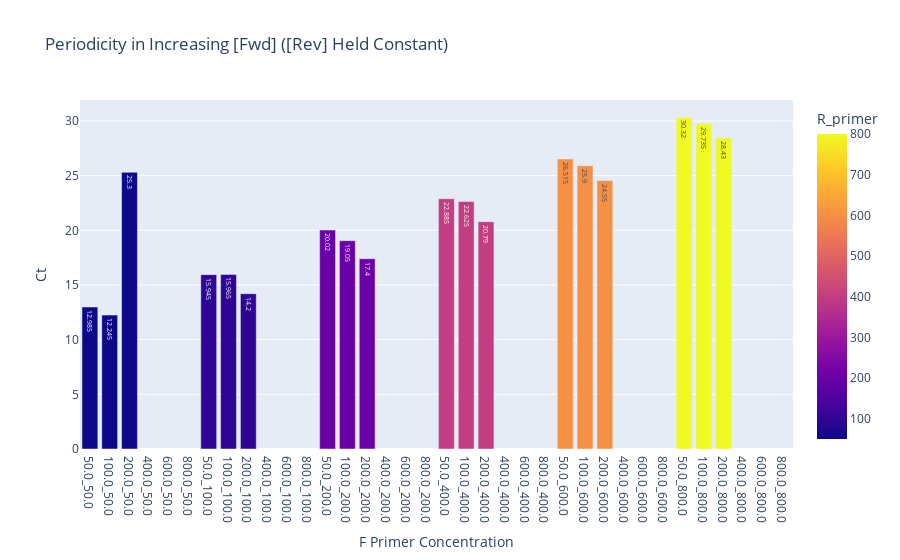
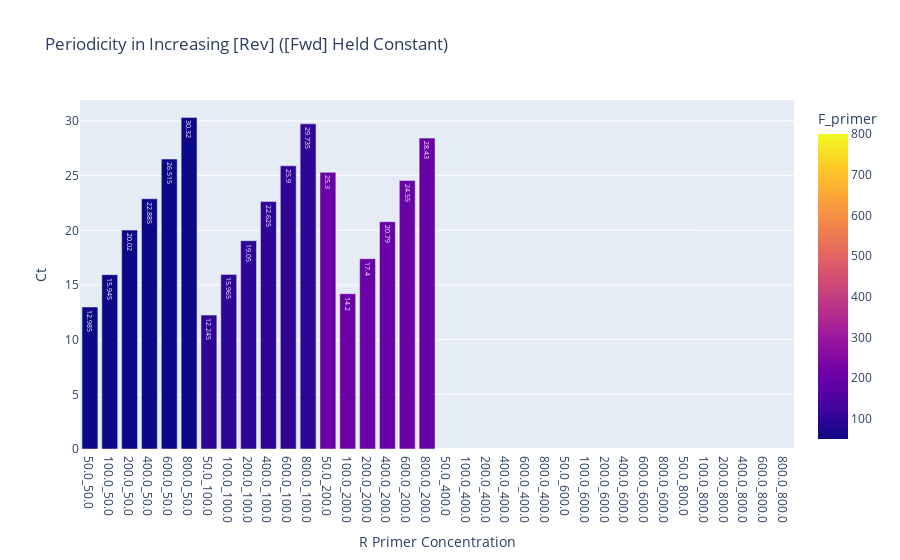

Notebook code cell kept with these figures, in order:
### Code cell
# primerMatrix = PrimerMatrix('210315_Quan. Result')
primerMatrix = PrimerMatrix('Quan. Result')
# df = PrimerMatrix.dfCreate(primerMatrix)
df = PrimerMatrix.addPrimerConcToDf(primerMatrix)

# group by F and R primer concentrations and take mean
avg_across_row_fwd = df.groupby(by=['R_primer', 'F_primer'], as_index=False)['Ct'].mean()
avg_across_col_rev = df.groupby(by=['F_primer', 'R_primer'], as_index=False)['Ct'].mean()
# stringify 'F_primer' and 'R_primer' concentrations and concatenate and add to list
barHeadingsFwd = (avg_across_row_fwd['F_primer'].astype(str) + '_' + avg_across_row_fwd['R_primer'].astype(str)).tolist()
barHeadingsRev = (avg_across_col_rev['R_primer'].astype(str) + '_' + avg_across_col_rev['F_primer'].astype(str)).tolist()
figAvgFwd = px.bar(
    avg_across_row_fwd,
    y=avg_across_row_fwd['Ct'],
    x=barHeadingsFwd, #avg_across_row['F_primer'],
    labels={'x':'F Primer Concentration', 'y':'Cq'},
    color='R_primer',
    barmode='group',
    text_auto=True,
    title='Periodicity in Increasing [Fwd] ([Rev] Held Constant)')
figAvgFwd.show()

figAvgRev = px.bar(
    avg_across_col_rev,
    y=avg_across_col_rev['Ct'],
    x=barHeadingsRev, #avg_across_row['F_primer'],
    labels={'x':'R Primer Concentration', 'y':'Cq'},
    color='F_primer',
    barmode='group',
    text_auto=True,
    title='Periodicity in Increasing [Rev] ([Fwd] Held Constant)')
figAvgRev.show()

### Figure 1 — Plotly figure (JSON) as saved in the notebook; plotly's stock layout.template omitted (floating-point values rounded to 4 significant figures)
{"data": [{"alignmentgroup": "True", "hovertemplate": "F Primer Concentration=%{x}<br>Ct=%{y}<br>R_primer=%{marker.color}<extra></extra>", "legendgroup": "", "marker": {"color": [50, 50, 50, 50, 50, 50, 100, 100, 100, 100, 100, 100, 200, 200, 200, 200, 200, 200, 400, 400, 400, 400, 400, 400, 600, 600, 600, 600, 600, 600, 800, 800, 800, 800, 800, 800], "coloraxis": "coloraxis", "pattern": {"shape": ""}}, "name": "", "offsetgroup": "", "orientation": "v", "showlegend": false, "textposition": "auto", "texttemplate": "%{y}", "type": "bar", "x": ["50.0_50.0", "100.0_50.0", "200.0_50.0", "400.0_50.0", "600.0_50.0", "800.0_50.0", "50.0_100.0", "100.0_100.0", "200.0_100.0", "400.0_100.0", "600.0_100.0", "800.0_100.0", "50.0_200.0", "100.0_200.0", "200.0_200.0", "400.0_200.0", "600.0_200.0", "800.0_200.0", "50.0_400.0", "100.0_400.0", "200.0_400.0", "400.0_400.0", "600.0_400.0", "800.0_400.0", "50.0_600.0", "100.0_600.0", "200.0_600.0", "400.0_600.0", "600.0_600.0", "800.0_600.0", "50.0_800.0", "100.0_800.0", "200.0_800.0", "400.0_800.0", "600.0_800.0", "800.0_800.0"], "xaxis": "x", "y": [12.98, 12.25, 25.3, null, null, null, 15.95, 15.96, 14.2, null, null, null, 20.02, 19.05, 17.4, null, null, null, 22.88, 22.62, 20.79, null, null, null, 26.52, 25.9, 24.55, null, null, null, 30.32, 29.73, 28.43, null, null, null], "yaxis": "y"}], "layout": {"barmode": "group", "coloraxis": {"colorbar": {"title": {"text": "R_primer"}}, "colorscale": [[0, "#0d0887"], [0.1111, "#46039f"], [0.2222, "#7201a8"], [0.3333, "#9c179e"], [0.4444, "#bd3786"], [0.5556, "#d8576b"], [0.6667, "#ed7953"], [0.7778, "#fb9f3a"], [0.8889, "#fdca26"], [1, "#f0f921"]]}, "legend": {"tracegroupgap": 0}, "title": {"text": "Periodicity in Increasing [Fwd] ([Rev] Held Constant)"}, "xaxis": {"anchor": "y", "domain": [0, 1], "title": {"text": "F Primer Concentration"}}, "yaxis": {"anchor": "x", "domain": [0, 1], "title": {"text": "Ct"}}}}

### Figure 2 — Plotly figure (JSON) as saved in the notebook; plotly's stock layout.template omitted (floating-point values rounded to 4 significant figures)
{"data": [{"alignmentgroup": "True", "hovertemplate": "R Primer Concentration=%{x}<br>Ct=%{y}<br>F_primer=%{marker.color}<extra></extra>", "legendgroup": "", "marker": {"color": [50, 50, 50, 50, 50, 50, 100, 100, 100, 100, 100, 100, 200, 200, 200, 200, 200, 200, 400, 400, 400, 400, 400, 400, 600, 600, 600, 600, 600, 600, 800, 800, 800, 800, 800, 800], "coloraxis": "coloraxis", "pattern": {"shape": ""}}, "name": "", "offsetgroup": "", "orientation": "v", "showlegend": false, "textposition": "auto", "texttemplate": "%{y}", "type": "bar", "x": ["50.0_50.0", "100.0_50.0", "200.0_50.0", "400.0_50.0", "600.0_50.0", "800.0_50.0", "50.0_100.0", "100.0_100.0", "200.0_100.0", "400.0_100.0", "600.0_100.0", "800.0_100.0", "50.0_200.0", "100.0_200.0", "200.0_200.0", "400.0_200.0", "600.0_200.0", "800.0_200.0", "50.0_400.0", "100.0_400.0", "200.0_400.0", "400.0_400.0", "600.0_400.0", "800.0_400.0", "50.0_600.0", "100.0_600.0", "200.0_600.0", "400.0_600.0", "600.0_600.0", "800.0_600.0", "50.0_800.0", "100.0_800.0", "200.0_800.0", "400.0_800.0", "600.0_800.0", "800.0_800.0"], "xaxis": "x", "y": [12.98, 15.95, 20.02, 22.88, 26.52, 30.32, 12.25, 15.96, 19.05, 22.62, 25.9, 29.73, 25.3, 14.2, 17.4, 20.79, 24.55, 28.43, null, null, null, null, null, null, null, null, null, null, null, null, null, null, null, null, null, null], "yaxis": "y"}], "layout": {"barmode": "group", "coloraxis": {"colorbar": {"title": {"text": "F_primer"}}, "colorscale": [[0, "#0d0887"], [0.1111, "#46039f"], [0.2222, "#7201a8"], [0.3333, "#9c179e"], [0.4444, "#bd3786"], [0.5556, "#d8576b"], [0.6667, "#ed7953"], [0.7778, "#fb9f3a"], [0.8889, "#fdca26"], [1, "#f0f921"]]}, "legend": {"tracegroupgap": 0}, "title": {"text": "Periodicity in Increasing [Rev] ([Fwd] Held Constant)"}, "xaxis": {"anchor": "y", "domain": [0, 1], "title": {"text": "R Primer Concentration"}}, "yaxis": {"anchor": "x", "domain": [0, 1], "title": {"text": "Ct"}}}}
